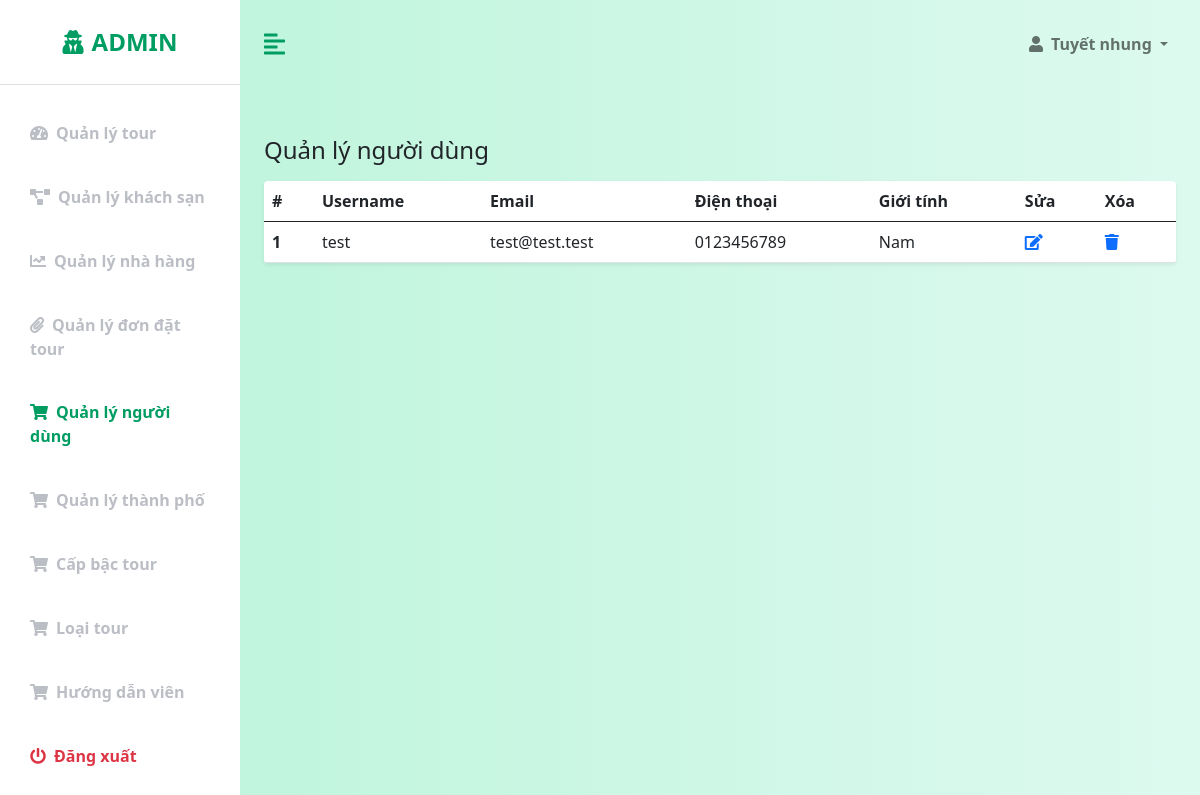
/admin/QLND.php, run on an earlier commit of the app's database.
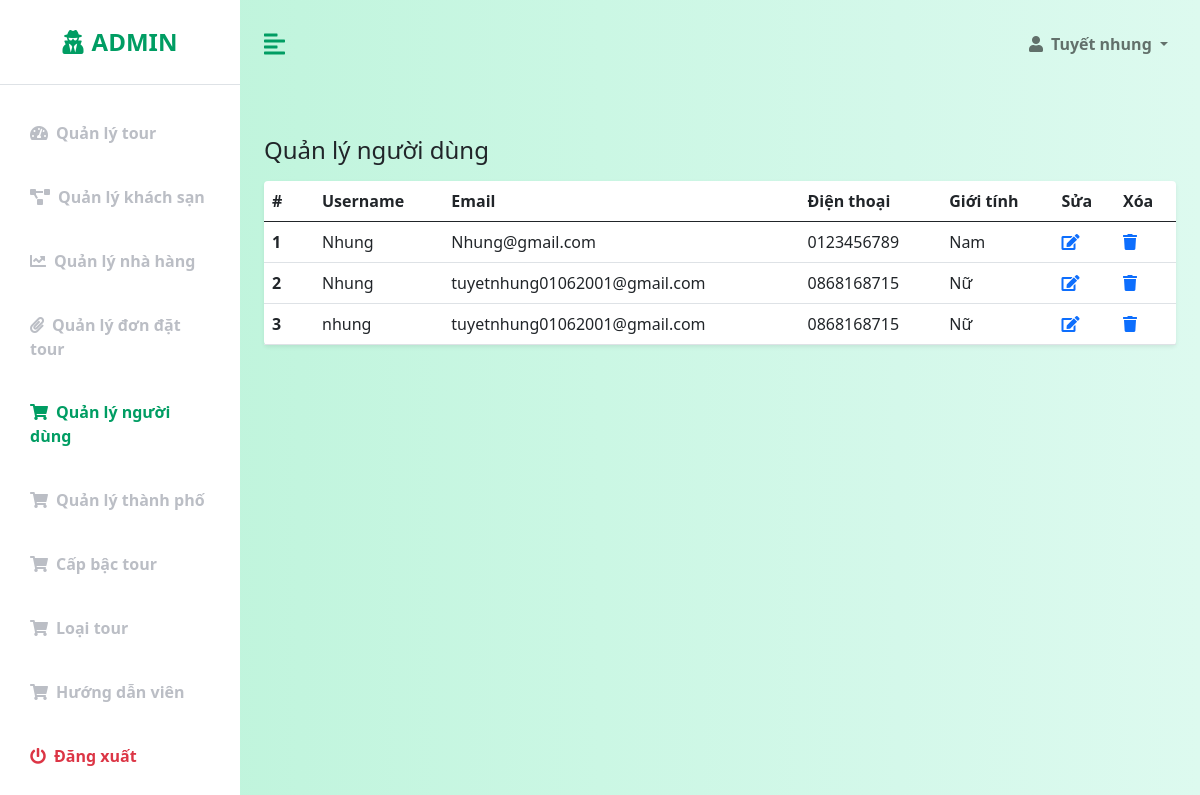
And on a later commit of the database.
### tables this page shows
CREATE TABLE `customers` (
  `customer_id` int(11) NOT NULL,
  `user_name` varchar(50) NOT NULL,
  `password` varchar(50) NOT NULL,
  `email` varchar(50) NOT NULL,
  `birthday` datetime NOT NULL,
  `phone_number` varchar(10) NOT NULL,
  `name` varchar(50) NOT NULL,
  `gender` int(1) NOT NULL,
  `status` int(1) NOT NULL,
  `code` int(10) NOT NULL,
  `is_admin` int(10) NOT NULL,
  `date_created` datetime NOT NULL DEFAULT current_timestamp()
);

### config/database-function.php (called while the page is built, shortened)
<?php
    require_once('database-connection.php');
    function simpleQuery($sql, bool $isGet = true, $params = []){
        global $conn;
        $stmt = $conn -> prepare($sql);
        $stmt -> execute();
        if($isGet){
            $record = $stmt -> get_result() -> fetch_all(MYSQLI_ASSOC);
            return $record;
        }else{
            return $stmt;
        }
    }
?>

### admin/QLND.php (the view, shortened to what this page needs)
<?php
    require('templates-admin/header.php');
?>
            <div class="container-fluid px-4" style="margin-bottom: 20%;">
                <div class="row my-5">
                    <h3 class="fs-4 mb-3">Quản lý người dùng</h3>
                    <div class="col">
                        <table class="table bg-white rounded shadow-sm  table-hover">
                            <thead>
                                <tr>
                                    <th scope="col" width="50">#</th>
                                    <th scope="col">Username</th>
                                    <th scope="col">Email</th>
                                    <th scope="col">Điện thoại</th>
                                    <th scope="col">Giới tính</th>
                                    <th scope="col">Sửa</th>
                                    <th scope="col">Xóa</th>
                                </tr>
                            </thead>
                            <tbody>
                                <?php
                                    $i = 1;
                                    $sql = "select * from customers";
                                    $rows = simpleQuery($sql);
                                    foreach($rows as $row){
                                        echo '
                                            <tr>
                                                <th scope="row">'.$i.'</th>
                                                <td>'.$row["user_name"].'</td>
                                                <td>'.$row["email"].'</td>
                                                <td>'.$row["phone_number"].'</td>
                                                <td>';
                                                    if($row["gender"] == 0){
                                                        echo "Nữ";
                                                    }else{
                                                        echo "Nam";
                                                    }
                                                echo '</td>
                                                <td><a href="#"><i class="fas fa-edit"></i></a></td>
                                                <td><a href="xoa.php?customers=&id='.$row["customer_id"].'"><i class="fas fa-trash"></i></a></td>
                                            </tr>
                                        ';
                                        $i++;
                                    }
                                ?>
                            </tbody>
                        </table>
                    </div>
                </div>
<?php
    include('templates-admin/footer.php')
?>

What changed in the data, as far as the page shows it:
changed customers: user_name "test" → "Nhung"; email "test@test.test" → "Nhung@gmail.com"
added customers: user_name "Nhung", email "tuyetnhung01062001@gmail.com", phone_number "0868168715", gender "Nữ"
added customers: user_name "nhung", email "tuyetnhung01062001@gmail.com", phone_number "0868168715", gender "Nữ"
